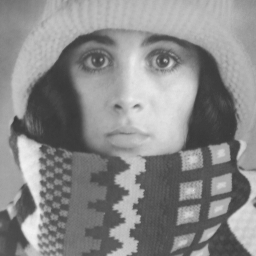
#> input picture week7/images/trui.png, 256 x 256 px
$ python assignment7-1.py
#> lines starting #> are read from the running program, lines starting #| are printed output that depends on the picture; after the words box and inside, x2 and y2 are one past the last pixel; in counts of white or black regions, pixels touching at a corner belong together
import numpy as np
import matplotlib.pyplot as plt
from skimage.io import imread
from scipy import fftpack
from scipy import signal

# -----------------------------------------------------------------------
#                         General Functions
#------------------------------------------------------------------------


# -----------------------------------------------------------------------
#                             Task 1.1
#------------------------------------------------------------------------
#def task_1_1(Im,Kernel,Noise):
# LSI s.16 i slide om Deconvolution
def task_1_1():
  I = imread('images/trui.png')
#> I is the input picture: shape (256, 256); min 56, max 241, mean 137.7
  Ishape = I.shape
#> Ishape = (256, 256)
  K = np.zeros((5,5))
  K[0:1] = 1
  N = np.random.normal(0,50,(Ishape))
  G = np.zeros((Ishape))
  convolution = (signal.convolve(K,I))
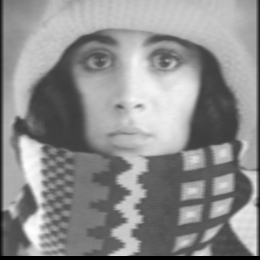
#> convolution: shape (260, 260) float64; min -1.96e-13, max 1199, mean 667.4; drawn with min black and max white
  for x in range(Ishape[0]):
    for y in range(Ishape[1]):
      G[x,y] = (convolution[x,y] + N[x,y])
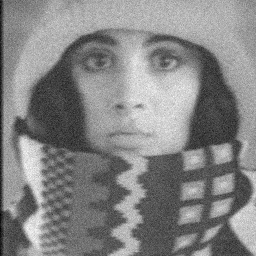
#> G: shape (256, 256) float64; min -23.13, max 1327.2, mean 681.6; drawn with min black and max white

#  fig, ax = plt.subplots(1,2)
#  ax[0].imshow(I, cmap='gray')
#  ax[1].imshow(G, cmap='gray')
#  ax[0].set_title('Original image')
#  ax[0].axis('off')
#  ax[1].set_title('LSI(Original Image)')
#  ax[1].axis('off')
#  plt.show()
  return G,K


# -----------------------------------------------------------------------
#                             Task 1.2
#------------------------------------------------------------------------
def task_1_2():
  g,h = task_1_1()
  Kernel = np.zeros(g.shape)
  Kernel[0:3,0:3] = h

  # The Fourier transform
  H = (fftpack.fft2(Kernel))
  F = (fftpack.fft2(g))

  # Multiply and Divide
  G = np.multiply(F,H)
  Fhat = np.divide(G,H)
  Fhat = np.absolute(fftpack.ifft2(Fhat))

  fig, ax = plt.subplots(1,2)
  ax[0].imshow(g, cmap='gray')
  ax[1].imshow(Fhat, cmap='gray')
  ax[0].set_title('G')
  ax[0].axis('off')
  ax[1].set_title('Out')
  ax[1].axis('off')
  plt.show()

# -----------------------------------------------------------------------
#                             Task 1.3
#------------------------------------------------------------------------
def task_1_3():
  K = 5
  g,h = task_1_1()
#> h = [[1, 1, 1, 1, 1], [0, 0, 0, 0, 0], [0, 0, 0, 0, 0], [0, 0, 0, 0, 0], [0, 0, 0, 0, 0]]
  Kernel = np.zeros(g.shape)
  Kernel[0:5,0:5] = h
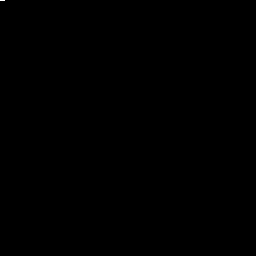
#> Kernel: shape (256, 256) float64; values 0 (black) and 1 (white), 0.01% white in thin lines or dots, all inside (x1, y1, x2, y2) = (0, 0, 5, 1)

  # The Fourier transform
  H = (fftpack.fft2(Kernel))
  F = (fftpack.fft2(g))

  # Multiply and Divide
  G = np.multiply(F,H)

  # Math....
  # Creating different images with different values of K
  fHat1 = np.multiply(np.divide(1,H) * np.divide(np.multiply(np.conj(H),H),(np.multiply(np.conj(H),H) + 2)), G)
  fHat1 = np.abs(fftpack.ifft2(fHat1))
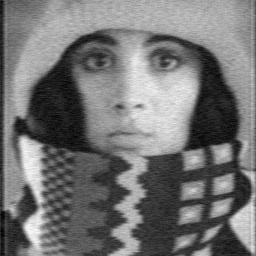
#> fHat1: shape (256, 256) float64; min 186.7, max 1162.1, mean 631.1; drawn with min black and max white

  fHat2 = np.multiply(np.divide(1,H) * np.divide(np.multiply(np.conj(H),H),(np.multiply(np.conj(H),H) + 4)), G)
  fHat2 = np.abs(fftpack.ifft2(fHat2))

  fHat3 = np.multiply(np.divide(1,H) * np.divide(np.multiply(np.conj(H),H),(np.multiply(np.conj(H),H) + 6)), G)
  fHat3 = np.abs(fftpack.ifft2(fHat3))

  fHat4 = np.multiply(np.divide(1,H) * np.divide(np.multiply(np.conj(H),H),(np.multiply(np.conj(H),H) + 8)), G)
  fHat4 = np.abs(fftpack.ifft2(fHat4))

  fHat5 = np.multiply(np.divide(1,H) * np.divide(np.multiply(np.conj(H),H),(np.multiply(np.conj(H),H) + 10)), G)
  fHat5 = np.abs(fftpack.ifft2(fHat5))

  fig, ax = plt.subplots(2, 3)
  ax[0][0].imshow(g, cmap='gray')
  ax[0][0].set_title('Original image G')
  ax[0][0].axis('off')

  ax[0][1].imshow(fHat1, cmap='gray')
  ax[0][1].set_title('K = 2')
  ax[0][1].axis('off')

  ax[0][2].imshow(fHat2,cmap='gray')
  ax[0][2].set_title('K = 4')
  ax[0][2].axis('off')

  ax[1][0].imshow(fHat3, cmap='gray')
  ax[1][0].set_title('K = 6')
  ax[1][0].axis('off')

  ax[1][1].imshow(fHat4, cmap='gray')
  ax[1][1].set_title('K = 8')
  ax[1][1].axis('off')

  ax[1][2].imshow(fHat5,cmap='gray')
  ax[1][2].set_title('K = 10')
  ax[1][2].axis('off')

  plt.show()


# -----------------------------------------------------------------------
#                             MAIN/TESTS
#------------------------------------------------------------------------

#task_1_1()
#task_1_2()
task_1_3()

$ run again, with week7/images/canvas1-a-p001.png copied over week7/images/trui.png
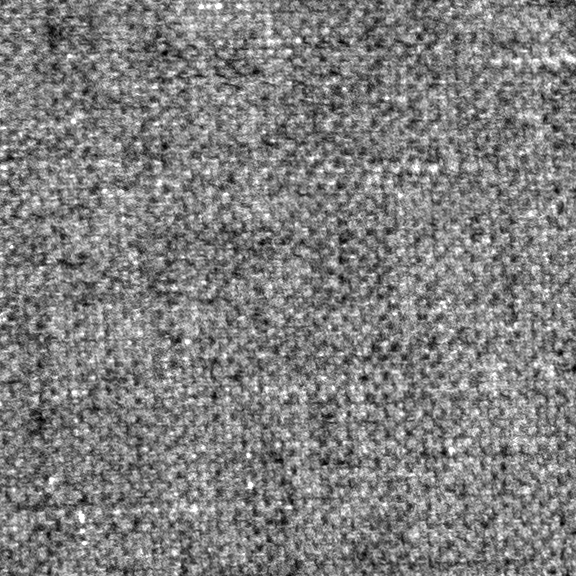
#> input picture week7/images/canvas1-a-p001.png, 576 x 576 px
#> in task_1_1, I is the input picture: shape (576, 576); min 0, max 255, mean 126.9
#> in task_1_1, `convolution = (signal.convolve(K,I))`:
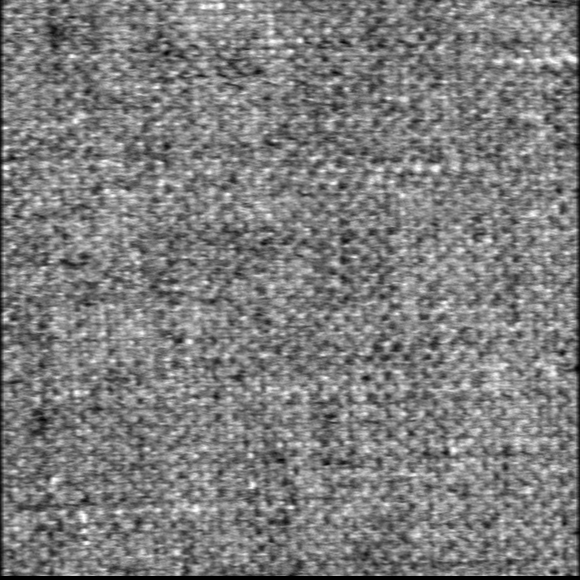
#> convolution: shape (580, 580) float64; min -1.52e-13, max 1275, mean 625.9; drawn with min black and max white
#> after the loop in task_1_1, `for x in range(Ishape[0]):`:
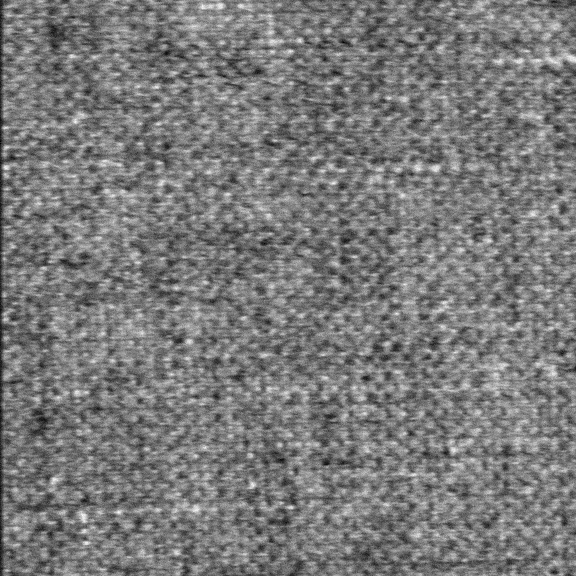
#> G: shape (576, 576) float64; min -83.27, max 1414.8, mean 632.6; drawn with min black and max white
#> h = [[1, 1, 1, 1, 1], [0, 0, 0, 0, 0], [0, 0, 0, 0, 0], [0, 0, 0, 0, 0], [0, 0, 0, 0, 0]]
#> Kernel: shape (576, 576) float64; values 0 (black) and 1 (white), 0% white in thin lines or dots, all inside (x1, y1, x2, y2) = (0, 0, 5, 1)

$ run again, with week7/images/linseeds1-a-p001.png copied over week7/images/trui.png
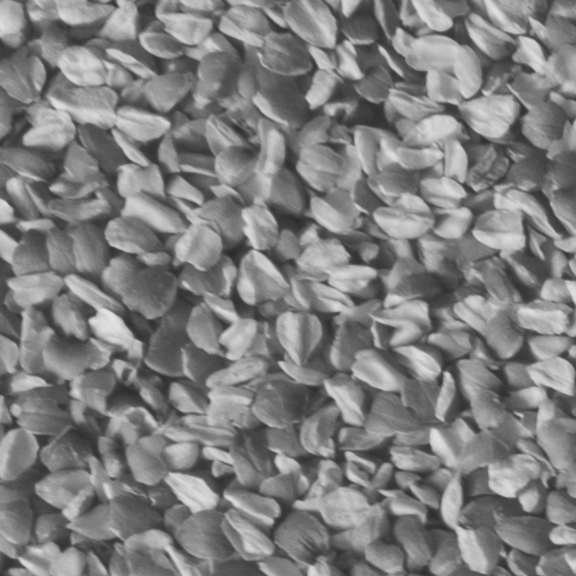
#> input picture week7/images/linseeds1-a-p001.png, 576 x 576 px
#> in task_1_1, I is the input picture: shape (576, 576); min 42, max 228, mean 127
#> after the loop in task_1_1, `for x in range(Ishape[0]):`:
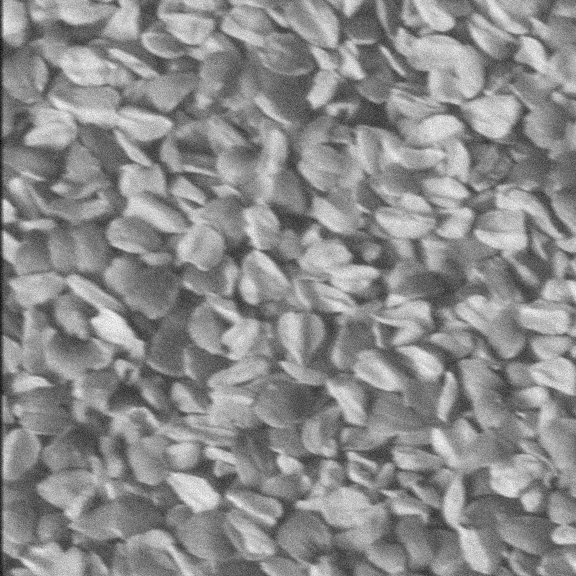
#> G: shape (576, 576) float64; min -113.3, max 1252.5, mean 632.9; drawn with min black and max white
#> h = [[1, 1, 1, 1, 1], [0, 0, 0, 0, 0], [0, 0, 0, 0, 0], [0, 0, 0, 0, 0], [0, 0, 0, 0, 0]]
#> Kernel: shape (576, 576) float64; values 0 (black) and 1 (white), 0% white in thin lines or dots, all inside (x1, y1, x2, y2) = (0, 0, 5, 1)
#> in task_1_3, `fHat1 = np.abs(fftpack.ifft2(fHat1))`:
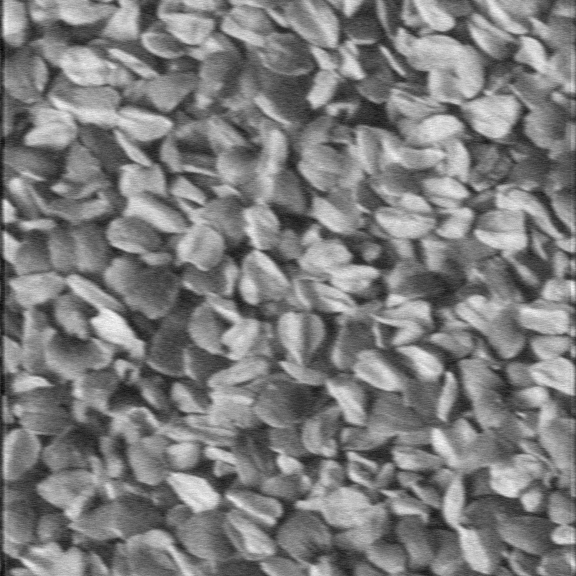
#> fHat1: shape (576, 576) float64; min 69.5, max 1122.4, mean 586; drawn with min black and max white

$ run again, with week7/images/sand1-a-p001.png copied over week7/images/trui.png
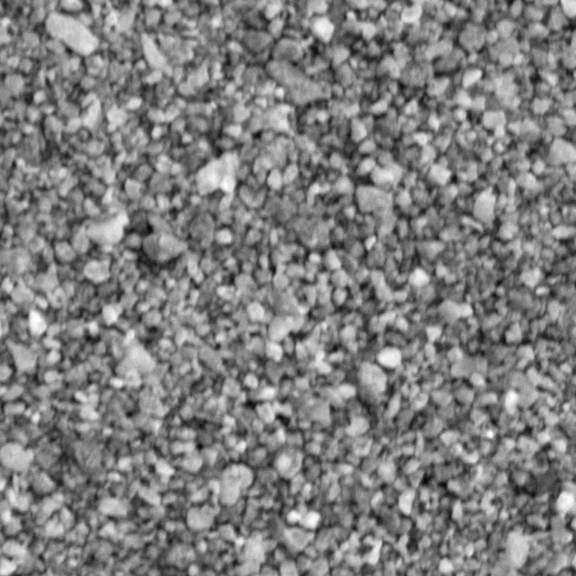
#> input picture week7/images/sand1-a-p001.png, 576 x 576 px
#> in task_1_1, I is the input picture: shape (576, 576); min 5, max 255, mean 127
#> in task_1_1, `convolution = (signal.convolve(K,I))`:
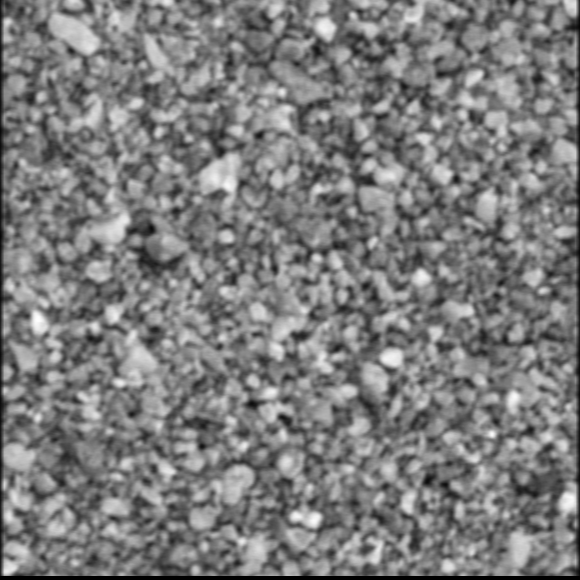
#> convolution: shape (580, 580) float64; min -1.76e-13, max 1275, mean 626.3; drawn with min black and max white
#> after the loop in task_1_1, `for x in range(Ishape[0]):`:
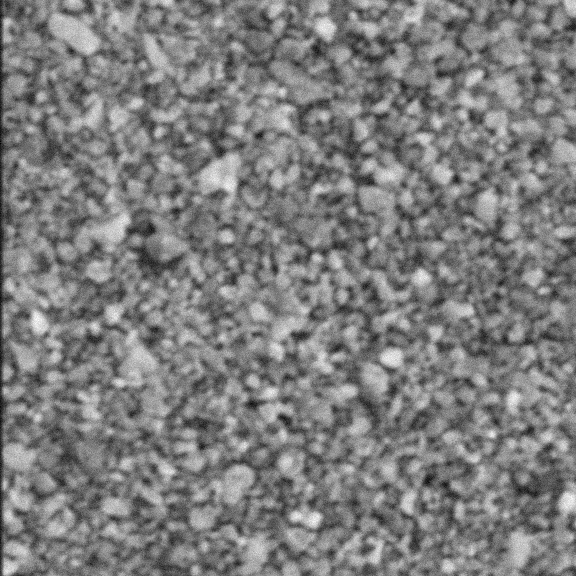
#> G: shape (576, 576) float64; min -89.27, max 1369.8, mean 632.9; drawn with min black and max white
#> h = [[1, 1, 1, 1, 1], [0, 0, 0, 0, 0], [0, 0, 0, 0, 0], [0, 0, 0, 0, 0], [0, 0, 0, 0, 0]]
#> Kernel: shape (576, 576) float64; values 0 (black) and 1 (white), 0% white in thin lines or dots, all inside (x1, y1, x2, y2) = (0, 0, 5, 1)
